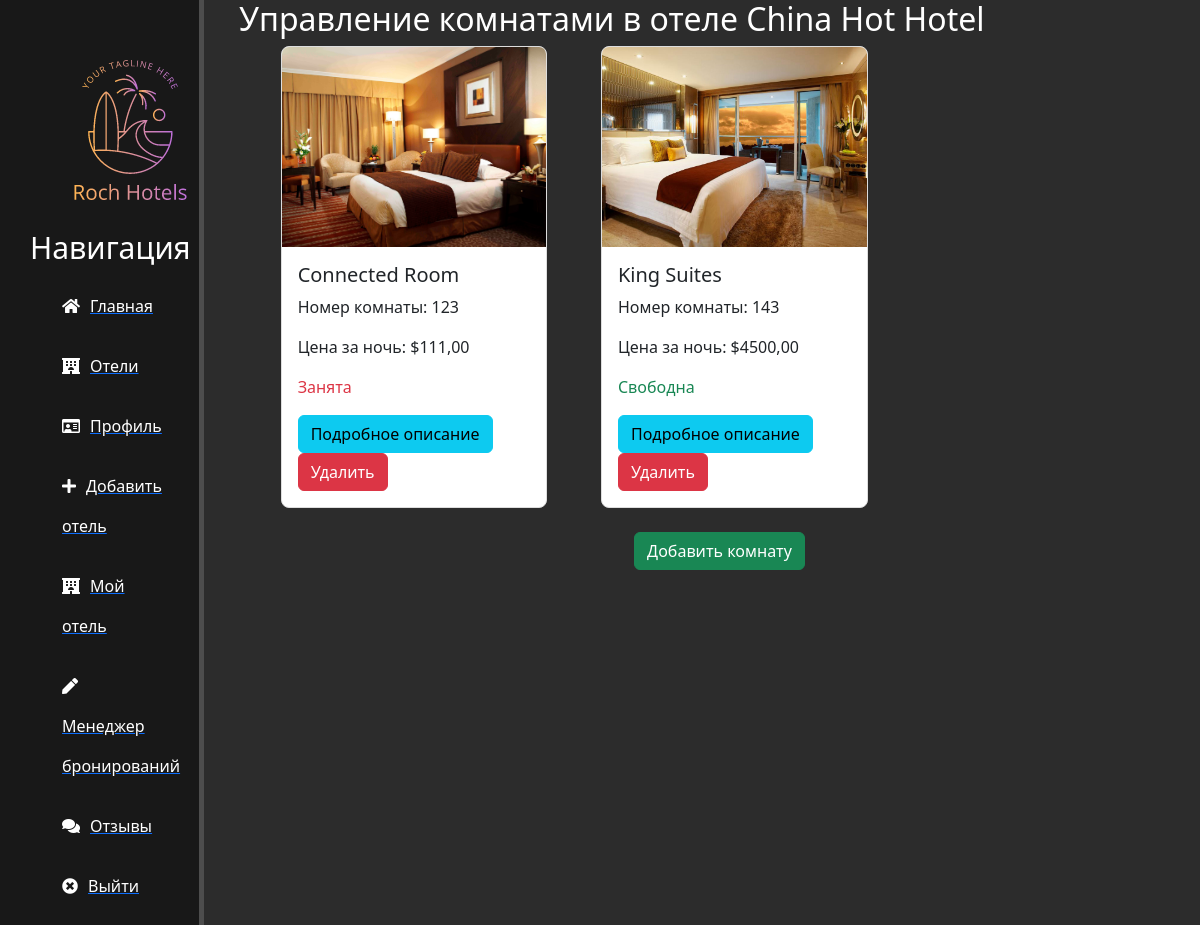
The app's page /manage-rooms/3/ (signed in) with its own data.
### main/models.py (models this page shows, shortened)
class Room(models.Model):
    ROOM_TYPES = [
        ('Standart', 'Standart'),
        ('Bedroom', 'Bedroom'),
        ('Superior', 'Superior'),
        ('Studio', 'Studio'),
        ('Family Room', 'Family Room'),
        ('Family Studio', 'Family Studio'),
        ('Suite', 'Suite'),
        ('Junior Suite', 'Junior Suite'),
        ('De Luxe', 'De Luxe'),
        ('Executive Suite', 'Executive Suite'),
        ('Business Room', 'Business Room'),
        ('Connected Room', 'Connected Room'),
        ('Duplex', 'Duplex'),
        ('Apartment', 'Apartment'),
        ('King Suites', 'King Suites'),
        ('President Suites', 'President Suites'),
    ]
    hotel = models.ForeignKey(Hotel, on_delete=models.CASCADE)
    room_type = models.CharField(max_length=20, choices=ROOM_TYPES)
    description = models.TextField()
    beds_counter = models.PositiveSmallIntegerField()
    number_room = models.PositiveSmallIntegerField()
    level = models.PositiveSmallIntegerField()
    photos = models.ImageField(upload_to='room_images/', blank=False, null=False)
    price_per_night = models.DecimalField(max_digits=10, decimal_places=2)
    available = models.BooleanField(default=True)
    created_at = models.DateTimeField(auto_now_add=True)
    updated_at = models.DateTimeField(auto_now=True)
    deleted_at = models.DateTimeField(null=True, blank=True)
    deleted = models.BooleanField(default=False)

### main/views.py (the view)
# urls.py: path('manage-rooms/<int:pk>/', manage_rooms, name='manage-rooms'),
@login_required
def manage_rooms(request, pk):
    hotel = get_object_or_404(Hotel, pk=pk)
    if hotel.admin != request.user:
        return HttpResponseForbidden("Вы не являетесь администратором этого отеля.")
    rooms = Room.objects.filter(hotel=hotel)
    return render(request, 'main/manage_rooms.html', {'hotel': hotel, 'rooms': rooms})

### main/templatetags/custom_tags.py (called while the page is built)
@register.filter(name='has_group')
def has_group(user, group_name):
    return user.groups.filter(name=group_name).exists()

### main/templates/main/manage_rooms.html (shortened to what this page needs)
{% extends 'main/layout.html' %}
{% block content %}
  <h2 class="text-white">Управление комнатами в отеле {{ hotel.name }}</h2>
  <div class="row">
    {% if rooms %}
      {% for room in rooms %}
        <div class="col-md-4 mb-4">
          <div class="card">
            <img src="{{ room.photos.url }}" class="card-img-top" alt="{{ room.room_type }}">
            <div class="card-body">
              <h5 class="card-title">{{ room.room_type }}</h5>
              <p class="card-text">Номер комнаты: {{ room.number_room }}</p>
              <p class="card-text">Цена за ночь: ${{ room.price_per_night }}</p>
              {% if room.available %}
                  <p class="text-success">Свободна</p>
              {% else %}
                  <p class="text-danger">Занята</p>
              {% endif %}
              <a href="{% url 'info-room' pk=room.pk %}" class="btn btn-info">Подробное описание</a>
              <a href="{% url 'delete-room' pk=room.pk %}" class="btn btn-danger">Удалить</a>
            </div>
          </div>
        </div>
      {% endfor %}
    {% endif %}
  </div>
  <div class="text-center">
    <a href="{% url 'add-room' pk=hotel.id %}" class="btn btn-success">Добавить комнату</a>
  </div>
{% endblock %}

### main/static/main/css/main.css (style rules this page uses)
body { background: #2c2c2c; }
.card { margin-left: 10%; border: 1px solid #ddd; border-radius: 8px; overflow: hidden; }
.card-img-top { width: 100%; height: 200px; object-fit: cover; }

### records on screen
Room: photos (picture), room_type "Connected Room", number_room "123", price_per_night "111,00", available "Занята"
Room: photos (picture), room_type "King Suites", number_room "143", price_per_night "4500,00", available "Свободна"
